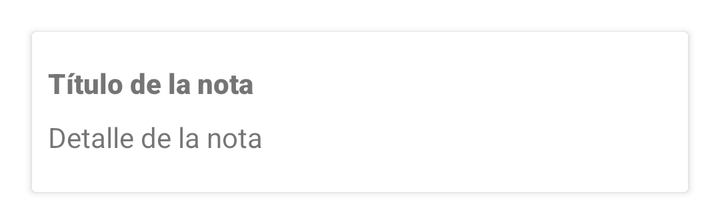
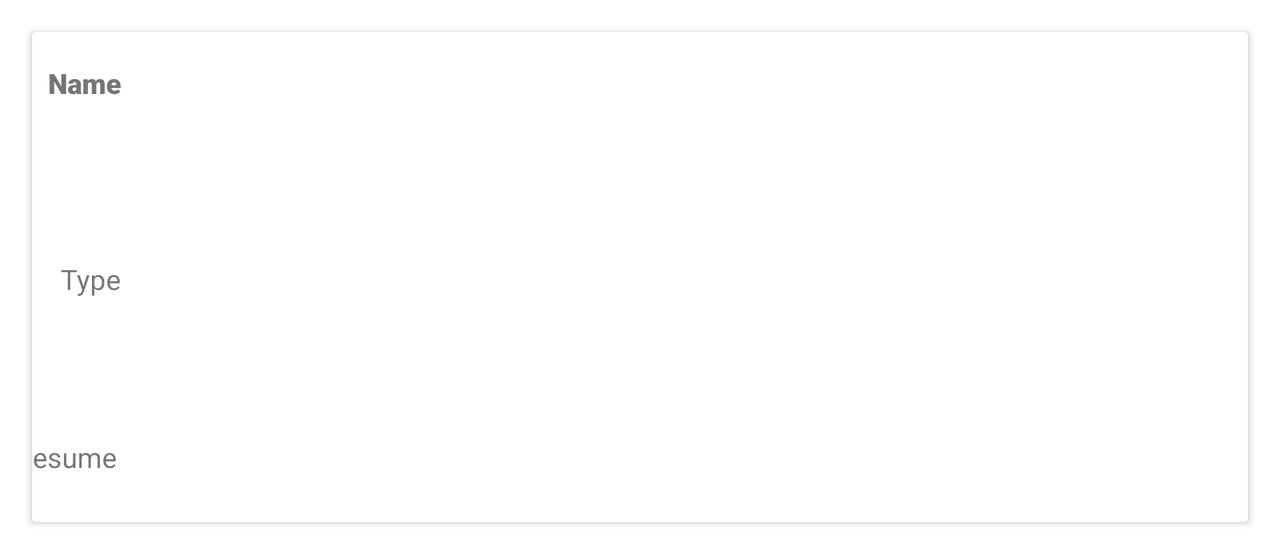

Compare how this app lays out the same screen by default and in its alternative resource folder. The renders come first, then the two layout files and the values they reference.
<!-- AndroidManifest.xml: application theme Theme.NotesRCM -->
<!-- res/layout/custom_note_cell.xml -->
<?xml version="1.0" encoding="utf-8"?>
<androidx.cardview.widget.CardView
    xmlns:android="http://schemas.android.com/apk/res/android"
    xmlns:app="http://schemas.android.com/apk/res-auto"
    xmlns:tools="http://schemas.android.com/tools"
    android:layout_width="match_parent"
    android:layout_height="wrap_content"
    android:layout_margin="16dp">

    <androidx.constraintlayout.widget.ConstraintLayout
        android:layout_width="match_parent"
        android:layout_height="match_parent">

        <TextView
            android:id="@+id/note_title_text_view"
            android:layout_width="299dp"
            android:layout_height="19dp"
            android:layout_marginStart="8dp"
            android:layout_marginTop="16dp"
            android:fontFamily="sans-serif-black"
            android:text="@string/noteTitle"
            android:textAlignment="viewStart"
            android:textSize="@dimen/text_size"
            android:textStyle="bold"
            android:typeface="serif"
            app:layout_constraintStart_toStartOf="parent"
            app:layout_constraintTop_toTopOf="parent" />


        <TextView
            android:id="@+id/resume_note_text_view"
            android:layout_width="356dp"
            android:layout_height="21dp"
            android:layout_marginStart="8dp"
            android:layout_marginTop="8dp"
            android:layout_marginEnd="8dp"
            android:layout_marginBottom="16dp"
            android:text="@string/noteDetail"
            android:textAlignment="viewStart"
            android:textSize="@dimen/text_size"
            app:layout_constraintBottom_toBottomOf="parent"
            app:layout_constraintEnd_toEndOf="parent"
            app:layout_constraintHorizontal_bias="0.0"
            app:layout_constraintStart_toStartOf="parent"
            app:layout_constraintTop_toBottomOf="@+id/importance_state"
            app:layout_constraintVertical_bias="0.0" />

        <ImageView
            android:id="@+id/importance_state"
            android:layout_width="17dp"
            android:layout_height="19dp"
            android:layout_marginEnd="16dp"
            app:layout_constraintEnd_toEndOf="parent"
            app:layout_constraintTop_toTopOf="@+id/note_title_text_view" />


    </androidx.constraintlayout.widget.ConstraintLayout>
</androidx.cardview.widget.CardView>
<!-- resources referenced by this layout -->
<resources>
  <string name="noteDetail">Detalle de la nota</string>
  <string name="noteTitle">Título de la nota</string>
  <style name="Theme.NotesRCM" parent="Theme.MaterialComponents.DayNight.DarkActionBar">
          
          <item name="colorPrimary">@color/purple_500</item>
          <item name="colorPrimaryVariant">@color/purple_700</item>
          <item name="colorOnPrimary">@color/white</item>
          
          <item name="colorSecondary">@color/teal_200</item>
          <item name="colorSecondaryVariant">@color/teal_700</item>
          <item name="colorOnSecondary">@color/black</item>
          
          <item name="android:statusBarColor" tools:targetApi="l">?attr/colorPrimaryVariant</item>
          
      </style>
</resources>
<!-- res/layout-land/custom_note_cell.xml (the repository's variant of the layout above) -->
<!-- drawn on the phone turned sideways -->
<?xml version="1.0" encoding="utf-8"?>
<androidx.cardview.widget.CardView
    xmlns:android="http://schemas.android.com/apk/res/android"
    xmlns:app="http://schemas.android.com/apk/res-auto"
    xmlns:tools="http://schemas.android.com/tools"
    android:layout_width="match_parent"
    android:layout_height="wrap_content"
    android:layout_margin="16dp">

    <androidx.constraintlayout.widget.ConstraintLayout
        android:layout_width="match_parent"
        android:layout_height="wrap_content">

        <TextView
            android:id="@+id/note_title_text_view"
            android:layout_width="wrap_content"
            android:layout_height="wrap_content"
            android:layout_marginStart="8dp"
            android:layout_marginTop="16dp"
            android:fontFamily="sans-serif-black"
            android:text="Name"
            android:textAlignment="viewStart"
            android:textSize="@dimen/text_size"
            android:textStyle="bold"
            android:typeface="serif"
            app:layout_constraintStart_toStartOf="parent"
            app:layout_constraintTop_toTopOf="parent" />

        <TextView
            android:id="@+id/note_importance_text_view"
            android:layout_width="wrap_content"
            android:layout_height="wrap_content"
            android:layout_marginStart="8dp"
            android:layout_marginBottom="16dp"
            android:text="Type"
            android:textSize="@dimen/text_size"
            android:textAlignment="viewStart"
            app:layout_constraintBottom_toTopOf="@+id/resume_note_text_view"
            app:layout_constraintEnd_toEndOf="parent"
            app:layout_constraintHorizontal_bias="0.011"
            app:layout_constraintStart_toStartOf="parent"
            app:layout_constraintTop_toTopOf="parent"
            app:layout_constraintVertical_bias="0.679" />

        <ImageView
            android:id="@+id/importance_state"
            android:layout_width="132dp"
            android:layout_height="152dp"
            android:layout_marginEnd="8dp"
            app:layout_constraintEnd_toEndOf="parent"
            app:layout_constraintTop_toBottomOf="@+id/note_title_text_view" />

        <TextView
            android:id="@+id/resume_note_text_view"
            android:layout_width="622dp"
            android:layout_height="26dp"
            android:layout_marginStart="8dp"
            android:layout_marginTop="16dp"
            android:layout_marginEnd="8dp"
            android:layout_marginBottom="16dp"
            android:text="Resume"
            android:textAlignment="viewStart"
            android:textSize="@dimen/text_size"
            app:layout_constraintBottom_toBottomOf="parent"
            app:layout_constraintEnd_toEndOf="parent"
            app:layout_constraintHorizontal_bias="0.559"
            app:layout_constraintStart_toStartOf="parent"
            app:layout_constraintTop_toBottomOf="@+id/importance_state"
            app:layout_constraintVertical_bias="0.0" />

    </androidx.constraintlayout.widget.ConstraintLayout>
</androidx.cardview.widget.CardView>
<!-- resources referenced by the variant -->
<!-- as the phone turned sideways resolves them -->
<resources>
  <style name="Theme.NotesRCM" parent="Theme.MaterialComponents.DayNight.DarkActionBar">
          
          <item name="colorPrimary">@color/purple_500</item>
          <item name="colorPrimaryVariant">@color/purple_700</item>
          <item name="colorOnPrimary">@color/white</item>
          
          <item name="colorSecondary">@color/teal_200</item>
          <item name="colorSecondaryVariant">@color/teal_700</item>
          <item name="colorOnSecondary">@color/black</item>
          
          <item name="android:statusBarColor" tools:targetApi="l">?attr/colorPrimaryVariant</item>
          
      </style>
</resources>
